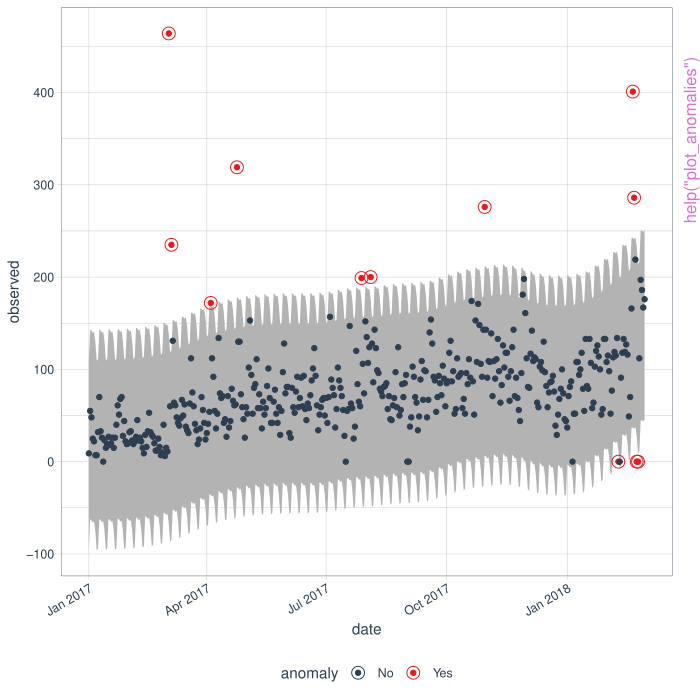

The R source for this figure:
pkgname <- "anomalize"
source(file.path(R.home("share"), "R", "examples-header.R"))
options(warn = 1)
library('anomalize')

base::assign(".oldSearch", base::search(), pos = 'CheckExEnv')
base::assign(".old_wd", base::getwd(), pos = 'CheckExEnv')
cleanEx()
nameEx("anomalize")
### * anomalize

flush(stderr()); flush(stdout())

### Name: anomalize
### Title: Detect anomalies using the tidyverse
### Aliases: anomalize

### ** Examples


library(dplyr)

# Needed to pass CRAN check / This is loaded by default
set_time_scale_template(time_scale_template())

data(tidyverse_cran_downloads)

tidyverse_cran_downloads %>%
    time_decompose(count, method = "stl") %>%
    anomalize(remainder, method = "iqr")





cleanEx()
nameEx("anomalize_methods")
### * anomalize_methods

flush(stderr()); flush(stdout())

### Name: anomalize_methods
### Title: Methods that power anomalize()
### Aliases: anomalize_methods iqr gesd

### ** Examples


set.seed(100)
x <- rnorm(100)
idx_outliers <- sample(100, size = 5)
x[idx_outliers] <- x[idx_outliers] + 10

iqr(x, alpha = 0.05, max_anoms = 0.2)
iqr(x, alpha = 0.05, max_anoms = 0.2, verbose = TRUE)

gesd(x, alpha = 0.05, max_anoms = 0.2)
gesd(x, alpha = 0.05, max_anoms = 0.2, verbose = TRUE)





cleanEx()
nameEx("decompose_methods")
### * decompose_methods

flush(stderr()); flush(stdout())

### Name: decompose_methods
### Title: Methods that power time_decompose()
### Aliases: decompose_methods decompose_twitter decompose_stl

### ** Examples


library(dplyr)

tidyverse_cran_downloads %>%
    ungroup() %>%
    filter(package == "tidyquant") %>%
    decompose_stl(count)





cleanEx()
nameEx("plot_anomalies")
### * plot_anomalies

flush(stderr()); flush(stdout())

### Name: plot_anomalies
### Title: Visualize the anomalies in one or multiple time series
### Aliases: plot_anomalies

### ** Examples


library(dplyr)
library(ggplot2)

data(tidyverse_cran_downloads)

#### SINGLE TIME SERIES ####
tidyverse_cran_downloads %>%
    filter(package == "tidyquant") %>%
    ungroup() %>%
    time_decompose(count, method = "stl") %>%
    anomalize(remainder, method = "iqr") %>%
    time_recompose() %>%
    plot_anomalies(time_recomposed = TRUE)


#### MULTIPLE TIME SERIES ####
tidyverse_cran_downloads %>%
    time_decompose(count, method = "stl") %>%
    anomalize(remainder, method = "iqr") %>%
    time_recompose() %>%
    plot_anomalies(time_recomposed = TRUE, ncol = 3)




cleanEx()
nameEx("plot_anomaly_decomposition")
### * plot_anomaly_decomposition

flush(stderr()); flush(stdout())

### Name: plot_anomaly_decomposition
### Title: Visualize the time series decomposition with anomalies shown
### Aliases: plot_anomaly_decomposition

### ** Examples


library(dplyr)
library(ggplot2)

data(tidyverse_cran_downloads)

tidyverse_cran_downloads %>%
    filter(package == "tidyquant") %>%
    ungroup() %>%
    time_decompose(count, method = "stl") %>%
    anomalize(remainder, method = "iqr") %>%
    plot_anomaly_decomposition()




cleanEx()
nameEx("prep_tbl_time")
### * prep_tbl_time

flush(stderr()); flush(stdout())

### Name: prep_tbl_time
### Title: Automatically create tibbletime objects from tibbles
### Aliases: prep_tbl_time

### ** Examples


library(dplyr)
library(tibbletime)

data_tbl <- tibble(
    date  = seq.Date(from = as.Date("2018-01-01"), by = "day", length.out = 10),
    value = rnorm(10)
    )

prep_tbl_time(data_tbl)




cleanEx()
nameEx("time_apply")
### * time_apply

flush(stderr()); flush(stdout())

### Name: time_apply
### Title: Apply a function to a time series by period
### Aliases: time_apply

### ** Examples


library(dplyr)

data(tidyverse_cran_downloads)

# Basic Usage
tidyverse_cran_downloads %>%
    time_apply(count, period = "1 week", .fun = mean, na.rm = TRUE)




cleanEx()
nameEx("time_decompose")
### * time_decompose

flush(stderr()); flush(stdout())

### Name: time_decompose
### Title: Decompose a time series in preparation for anomaly detection
### Aliases: time_decompose

### ** Examples


library(dplyr)

data(tidyverse_cran_downloads)

# Basic Usage
tidyverse_cran_downloads %>%
    time_decompose(count, method = "stl")

# twitter
tidyverse_cran_downloads %>%
    time_decompose(count,
                   method       = "twitter",
                   frequency    = "1 week",
                   trend        = "2 months",
                   merge        = TRUE,
                   message      = FALSE)




cleanEx()
nameEx("time_frequency")
### * time_frequency

flush(stderr()); flush(stdout())

### Name: time_frequency
### Title: Generate a time series frequency from a periodicity
### Aliases: time_frequency time_trend

### ** Examples


library(dplyr)

data(tidyverse_cran_downloads)

#### FREQUENCY DETECTION ####

# period = "auto"
tidyverse_cran_downloads %>%
    filter(package == "tidyquant") %>%
    ungroup() %>%
    time_frequency(period = "auto")

time_scale_template()

# period = "1 month"
tidyverse_cran_downloads %>%
    filter(package == "tidyquant") %>%
    ungroup() %>%
    time_frequency(period = "1 month")

#### TREND DETECTION ####

tidyverse_cran_downloads %>%
    filter(package == "tidyquant") %>%
    ungroup() %>%
    time_trend(period = "auto")



cleanEx()
nameEx("time_recompose")
### * time_recompose

flush(stderr()); flush(stdout())

### Name: time_recompose
### Title: Recompose bands separating anomalies from "normal" observations
### Aliases: time_recompose

### ** Examples


library(dplyr)

data(tidyverse_cran_downloads)

# Basic Usage
tidyverse_cran_downloads %>%
    time_decompose(count, method = "stl") %>%
    anomalize(remainder, method = "iqr") %>%
    time_recompose()





cleanEx()
nameEx("time_scale_template")
### * time_scale_template

flush(stderr()); flush(stdout())

### Name: set_time_scale_template
### Title: Get and modify time scale template
### Aliases: set_time_scale_template get_time_scale_template
###   time_scale_template

### ** Examples


get_time_scale_template()

set_time_scale_template(time_scale_template())




### * <FOOTER>
###
cleanEx()
options(digits = 7L)
base::cat("Time elapsed: ", proc.time() - base::get("ptime", pos = 'CheckExEnv'),"\n")
grDevices::dev.off()
###
### Local variables: ***
### mode: outline-minor ***
### outline-regexp: "\\(> \\)?### [*]+" ***
### End: ***
quit('no')
